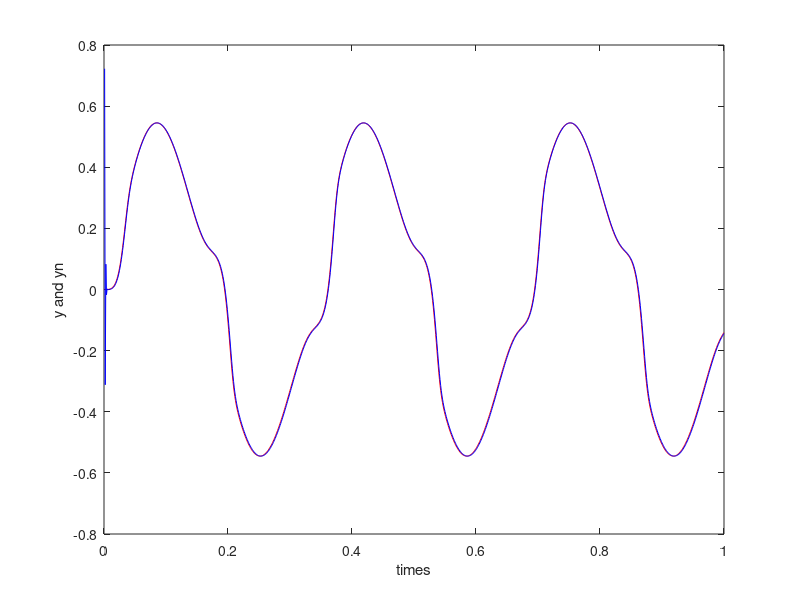
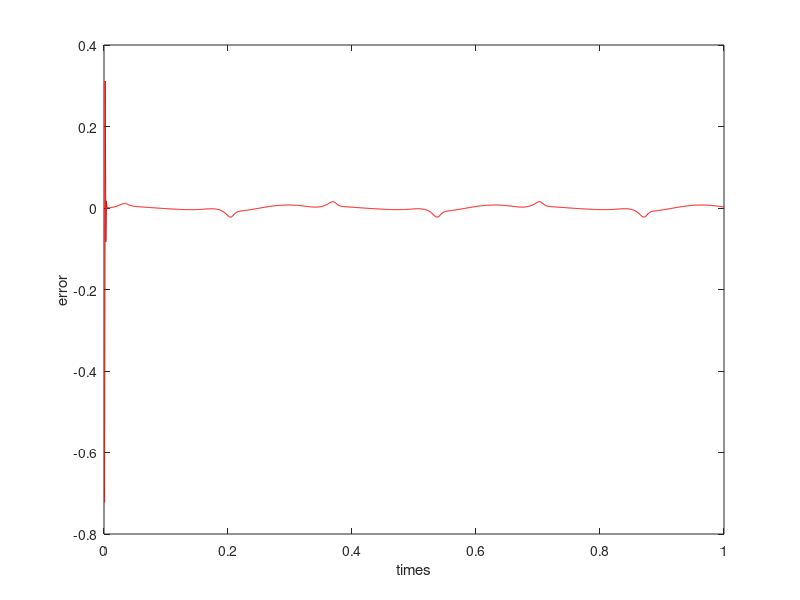

The MATLAB script that drew these images, in order:
%BP identification
clear all;
close all;

%xite = 0.50;
xite = 0.9531;
alfa = 0.05;
%w2 = rands(6,1);
w2 = [0.1144;0.1916;0.2942;0.8289;0.0156;0];
w2_1 = w2;
w2_2 = w2_1;
%w1 = rands(2,6);
w1 = [0.0108,0.0909,0.1750,0.0391,0.6716,0.9687;
    0.8123,0.6051,0.0450,0.0401,0.3245,0.0567];
w1_1 = w1;
w1_2 = w1;
dw1 = 0*w1;

x = [0,0]';
u_1 = 0;
y_1 = 0;
I = [0,0,0,0,0,0]';
Iout = [0,0,0,0,0,0]';
FI = [0,0,0,0,0,0]';

ts = 0.001;
for  k = 1:1:1000
    time(k) = k*ts;
    u(k) = 0.50*sin(3*2*pi*k*ts);
    y(k) = u_1^3+y_1/(1+y_1^2);
    for  j = 1:1:6   
        I(j) = x'*w1(:,j);
        Iout(j) = 1/(1+exp(-I(j)));
    end   
    yn(k) = w2'*Iout;         % Output of NNI networks
    e(k) = y(k)-yn(k);    % Error calculation
    w2 = w2_1+(xite*e(k))*Iout+alfa*(w2_1-w2_2);
    for j = 1:1:6
        FI(j) = exp(-I(j))/(1+exp(-I(j)))^2;
    end
    for i = 1:1:2
        for j = 1:1:6
            dw1(i,j) = e(k)*xite*FI(j)*w2(j)*x(i);
        end
    end
    w1 = w1_1+dw1+alfa*(w1_1-w1_2);

    %%%%%%%%%%%%%%Jacobian%%%%%%%%%%%%%%%%
    yu = 0;
    for j = 1:1:6
        yu = yu+w2(j)*w1(1,j)*FI(j);
    end
    dyu(k) = yu;
    x(1) = u(k);
    x(2) = y(k);
    w1_2 = w1_1;
    w1_1 = w1;
    w2_2 = w2_1;
    w2_1 = w2;
    u_1 = u(k);
    y_1 = y(k);
end

figure(1);
plot(time,y,'r',time,yn,'b');
xlabel('times');
ylabel('y and yn');
figure(2);
plot(time,y-yn,'r');
xlabel('times');
ylabel('error');